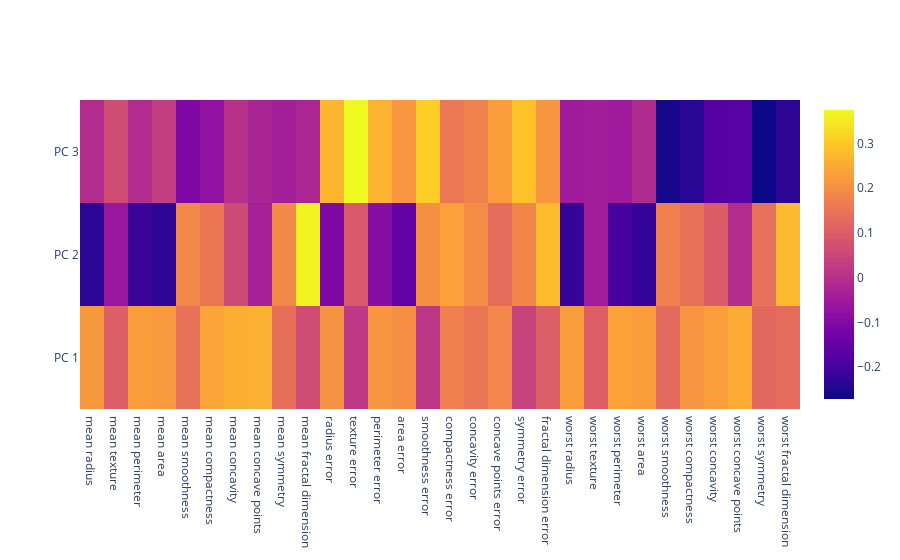

The cell this chart's notebook holds for it:
### Markdown cell above
We will then create the heat map data using the Heatmap function (within go). The heat map data is created by supplying the principal components as the z-axis. The x-axis is the feature and the y-axis is the principal component. Finally, we can plot the heat map using the iplot function.

### Code cell
# Create heat map data.
data = go.Heatmap(z=pca.components_, 
                  x=breast_cancer.feature_names, 
                  y=['PC 1', 'PC 2', 'PC 3'])
 
# Plot heatmap.
plotly.offline.iplot([data], filename='heatmap')

### Figure 1 — Plotly figure (JSON) as saved in the notebook; plotly's stock layout.template omitted (floating-point values rounded to 4 significant figures)
{"data": [{"type": "heatmap", "x": ["mean radius", "mean texture", "mean perimeter", "mean area", "mean smoothness", "mean compactness", "mean concavity", "mean concave points", "mean symmetry", "mean fractal dimension", "radius error", "texture error", "perimeter error", "area error", "smoothness error", "compactness error", "concavity error", "concave points error", "symmetry error", "fractal dimension error", "worst radius", "worst texture", "worst perimeter", "worst area", "worst smoothness", "worst compactness", "worst concavity", "worst concave points", "worst symmetry", "worst fractal dimension"], "y": ["PC 1", "PC 2", "PC 3"], "z": [[0.2189, 0.1037, 0.2275, 0.221, 0.1426, 0.2393, 0.2584, 0.2609, 0.1382, 0.06436, 0.206, 0.01743, 0.2113, 0.2029, 0.01453, 0.1704, 0.1536, 0.1834, 0.0425, 0.1026, 0.228, 0.1045, 0.2366, 0.2249, 0.128, 0.2101, 0.2288, 0.2509, 0.1229, 0.1318], [-0.2339, -0.05971, -0.2152, -0.2311, 0.1861, 0.1519, 0.06017, -0.03477, 0.1903, 0.3666, -0.1056, 0.08998, -0.08946, -0.1523, 0.2044, 0.2327, 0.1972, 0.1303, 0.1838, 0.2801, -0.2199, -0.04547, -0.1999, -0.2194, 0.1723, 0.1436, 0.09796, -0.008257, 0.1419, 0.2753], [-0.008532, 0.06455, -0.009314, 0.0287, -0.1043, -0.07409, 0.002734, -0.02556, -0.04024, -0.02257, 0.2685, 0.3746, 0.2666, 0.216, 0.3088, 0.1548, 0.1765, 0.2247, 0.2886, 0.2115, -0.04751, -0.0423, -0.04855, -0.0119, -0.2598, -0.2361, -0.1731, -0.1703, -0.2713, -0.2328]]}], "layout": {}}
